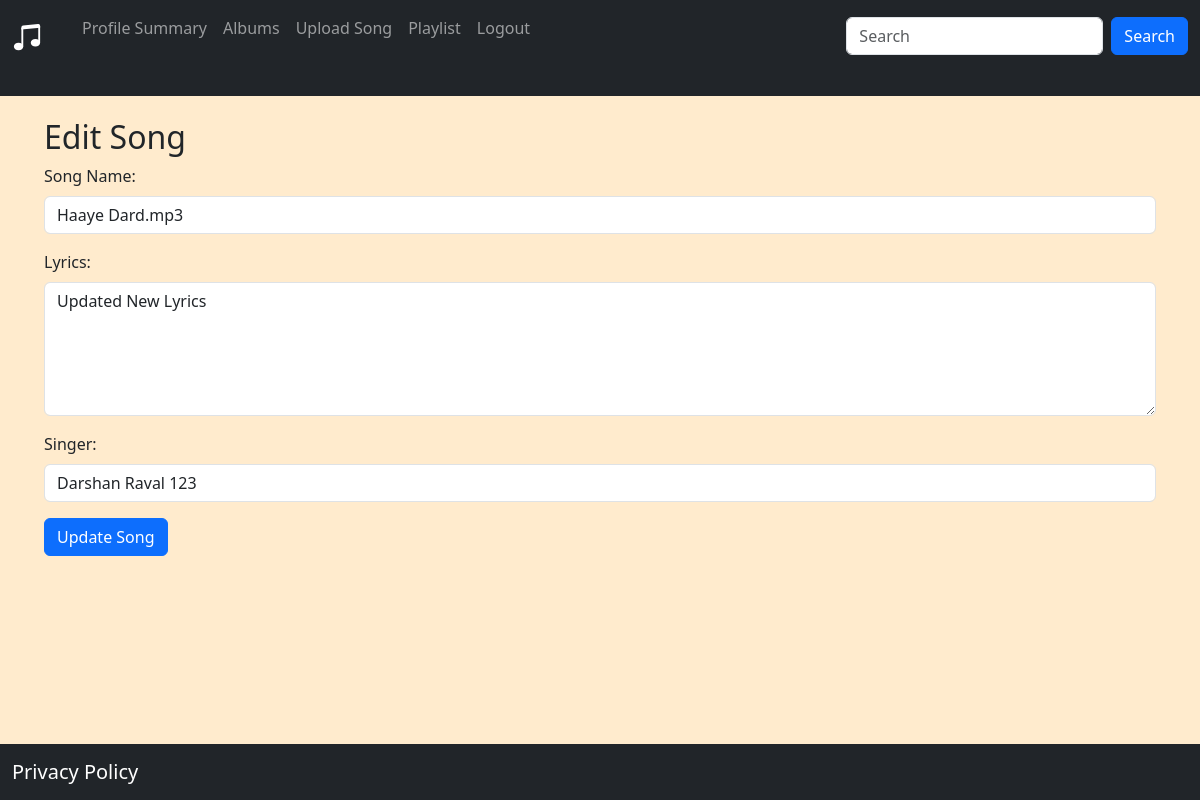
Page /edit_song/5 on the committed database.
### website/models.py (models this page shows)
class Song(db.Model):
    id = db.Column(db.Integer, primary_key = True)
    name = db.Column(db.String(150))
    lyrics = db.Column(db.String(5000))
    duration = db.Column(db.String(150))
    singer = db.Column(db.String(150))
    genre = db.Column(db.String(150))
    created_at = db.Column(db.DateTime(), default = func.now())
    ratings = db.Column(db.Float, default=0.0)
    num_ratings = db.Column(db.Integer, default=0)
    user_id = db.Column(db.Integer, db.ForeignKey('user.id'))
    albums = db.relationship('Album', secondary= album_song_association, back_populates='album_songs')
    playlists = db.relationship('Playlist', secondary= playlist_song_association, back_populates='songs')

### website/views.py (the view, shortened to what this page needs)
@views.route('/edit_song/<int:song_id>', methods = ['POST','GET'])
def edit_song(song_id):
    song = Song.query.get(song_id)
    if request.method == 'GET':
        return render_template('edit_song.html', song=song)

### website/templates/edit_song.html (shortened to what this page needs)
{% extends 'base.html' %}
{% block content %}
<div class="container mt-3">
    <h2>Edit Song</h2>
    <form method="post" action="{{ url_for('views.edit_song', song_id=song.id) }}">
        <div class="mb-3">
            <label for="name" class="form-label">Song Name:</label>
            <input type="text" class="form-control" id="name" name="name" value="{{ song.name }}" required>
        </div>
        <div class="mb-3">
            <label for="lyrics" class="form-label">Lyrics:</label>
            <textarea class="form-control" id="lyrics" name="lyrics" rows="5">{{ song.lyrics }}</textarea>
        </div>
        <div class="mb-3">
            <label for="singer" class="form-label">Singer:</label>
            <input type="text" class="form-control" id="singer" name="singer" value="{{ song.singer }}" required>
        </div>
        <button type="submit" class="btn btn-primary">Update Song</button>
    </form>
</div>
{% endblock %}

### rows in the picture
Song: name "Haaye Dard.mp3", lyrics "Updated New Lyrics", singer "Darshan Raval 123"
